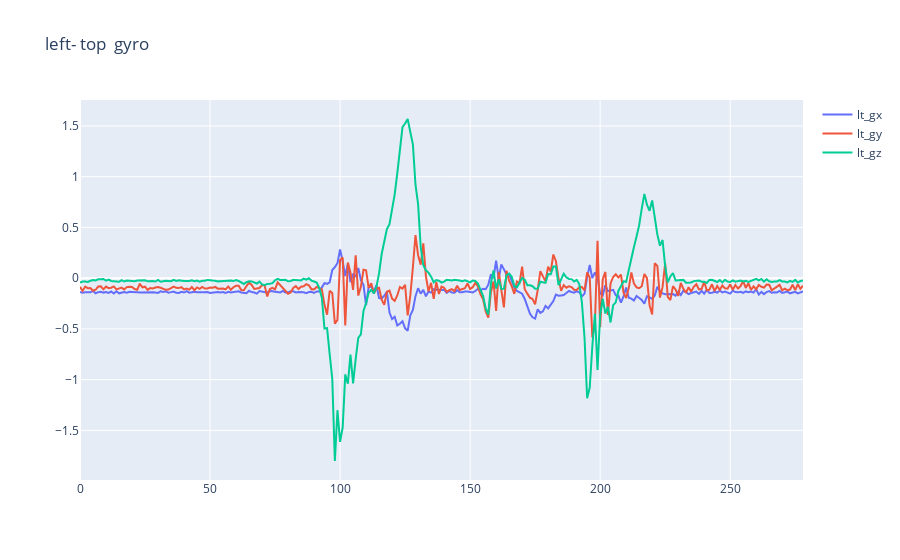
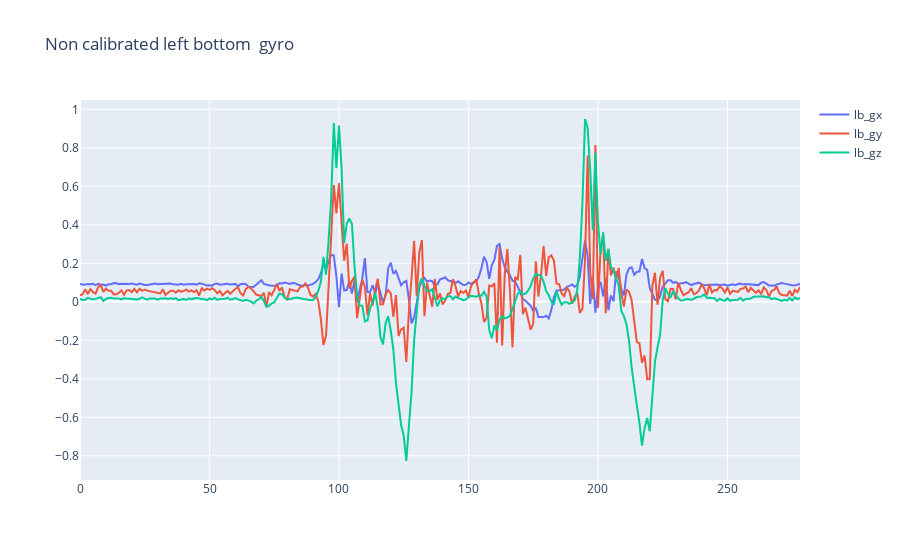

The code cell stored with these charts, in order, in its notebook:
### Code cell
show_plot(lt,'left- top ',False)
show_plot(lb,'Non calibrated left bottom ',False)

### Figure 1 — Plotly figure (JSON) as saved in the notebook; plotly's stock layout.template omitted (floating-point values rounded to 4 significant figures; data arrays with more than 128 entries replaced by an {"elided": "..."} marker saying what was removed)
{"data": [{"name": "lt_gx", "type": "scatter", "x": {"elided": "279 int values"}, "y": {"elided": "279 float values"}}, {"name": "lt_gy", "type": "scatter", "x": {"elided": "279 int values"}, "y": {"elided": "279 float values"}}, {"name": "lt_gz", "type": "scatter", "x": {"elided": "279 int values"}, "y": {"elided": "279 float values"}}], "layout": {"title": {"text": "left- top  gyro"}}}

### Figure 2 — Plotly figure (JSON) as saved in the notebook; plotly's stock layout.template omitted (floating-point values rounded to 4 significant figures; data arrays with more than 128 entries replaced by an {"elided": "..."} marker saying what was removed)
{"data": [{"name": "lb_gx", "type": "scatter", "x": {"elided": "279 int values"}, "y": {"elided": "279 float values"}}, {"name": "lb_gy", "type": "scatter", "x": {"elided": "279 int values"}, "y": {"elided": "279 float values"}}, {"name": "lb_gz", "type": "scatter", "x": {"elided": "279 int values"}, "y": {"elided": "279 float values"}}], "layout": {"title": {"text": "Non calibrated left bottom  gyro"}}}
